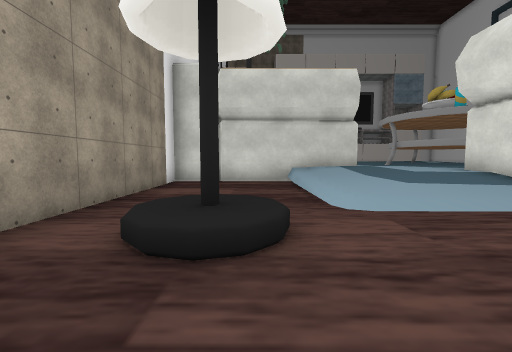
View 1 (above)

21 first-person views from a walk through a Unity game level. The camera is 1.4 m above the floor, tilts 4° down and sees 90° across. The floor is counted in squares, 2 m on a side. Each view is taken from the middle of a square. On the plan, view 1 faces up. The plan holds only what a view shows up to about 9 squares ahead; the rest is blank. The place goes on beyond the plan. The player character is not drawn. Some surface patterns are stand-ins.

View 2
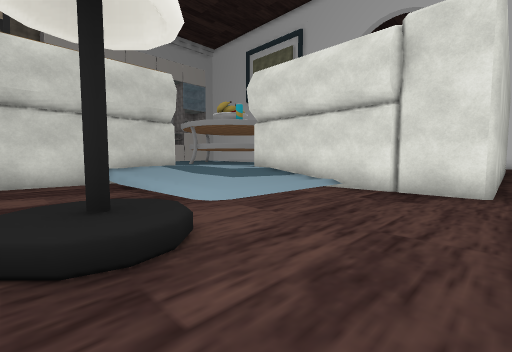

View 3
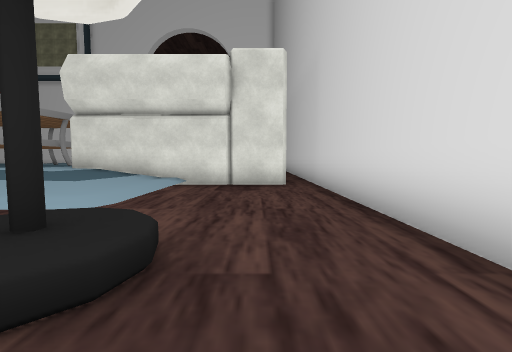

View 4
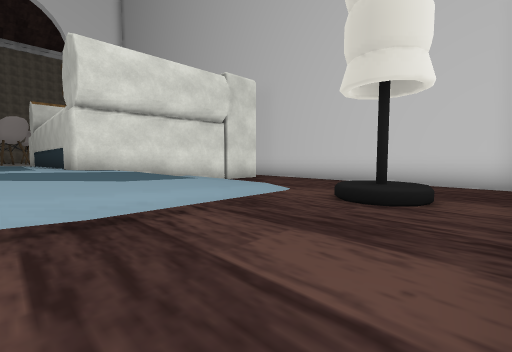

View 5
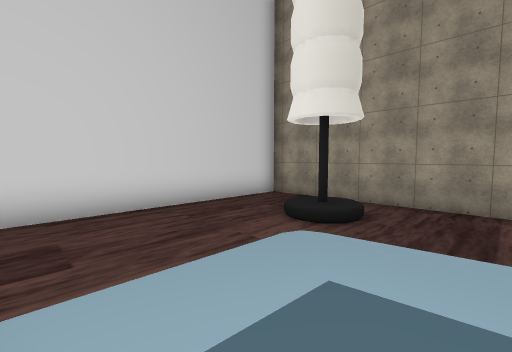

View 6
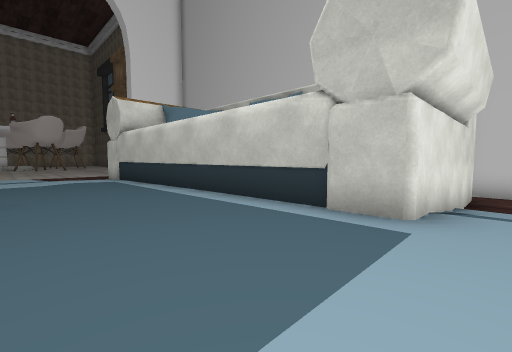

View 7
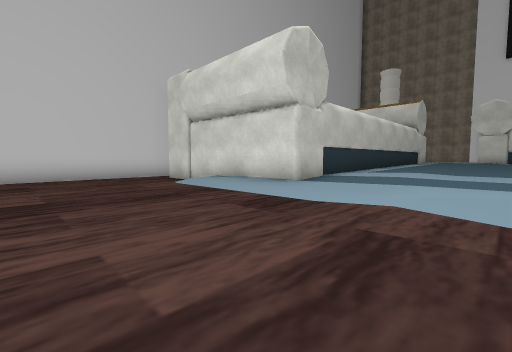

View 8
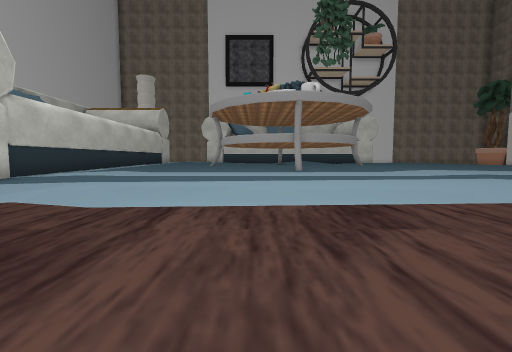

View 9
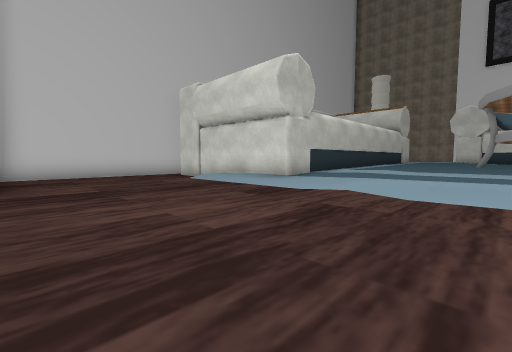

View 10
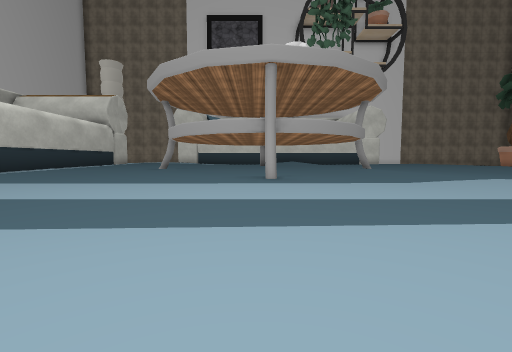

View 11
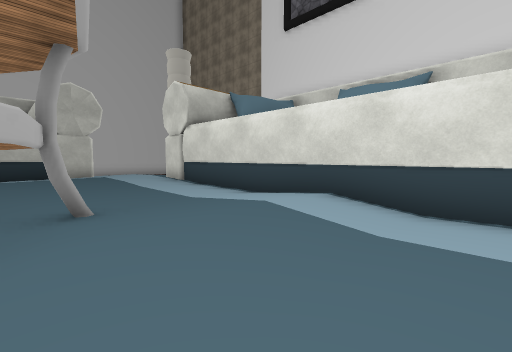

View 12
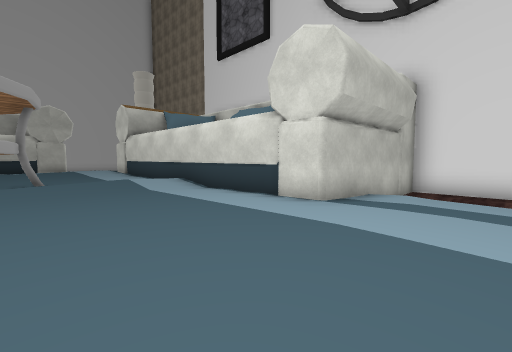

View 13
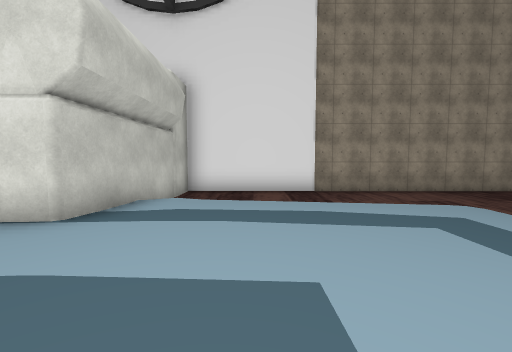

View 14
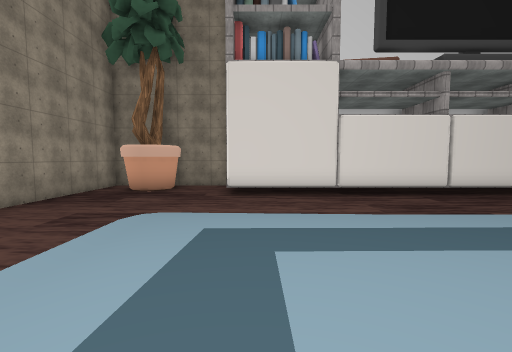

View 15
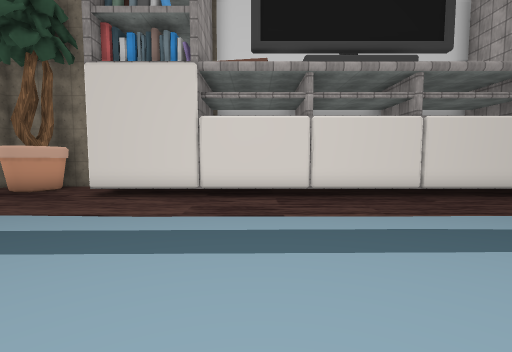

View 16
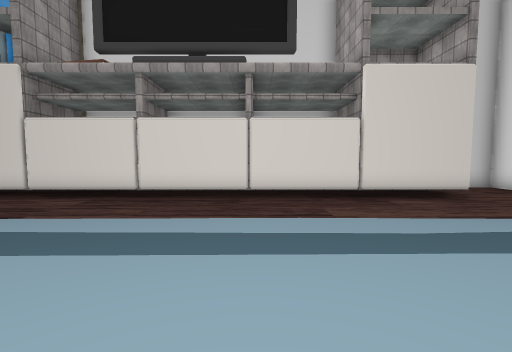

View 17
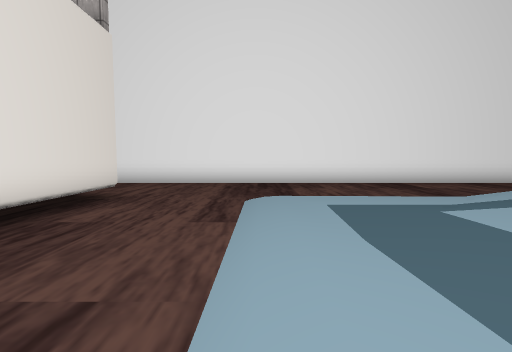

View 18
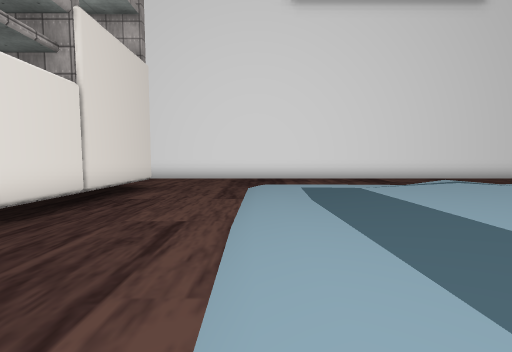

View 19
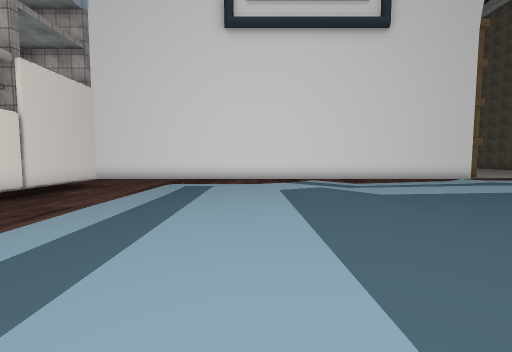

View 20
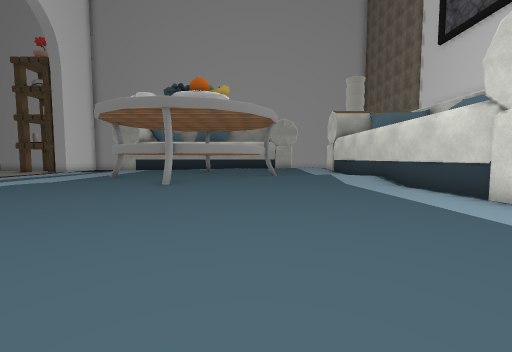

View 21
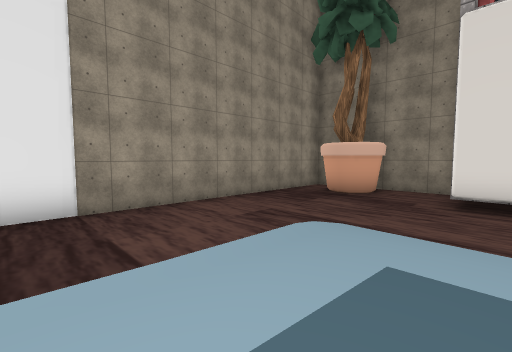

### Floor plan
Key: @ floor where view 1 was taken; # wall or solid block; . main floor; : floor 0.5 m higher than the main floor; + floor 0.75 m higher than the main floor; * floor 1 m higher than the main floor; / step, stairs or slope.
Columns run from 3 left of view 1 to 21 right of it. Each row starts with its distance up from view 1.
 31    ###
 30 #.##..                ..
 29 #.....################...
 28 #........................
 27 #........................
 26 #........................
 25 #.../////////////////....
 24 #.../::://////::::///....
 23 #.../:::++++++++++///....
 22 #.../:++++++++++++///....
 21 #.. /++++++++++***+//....
 20 #.. /++++++++++///++/....
 19 #.. /++++++++++++::: ....
 18 #######+++++++++++::/ ...
 17       #++++++++++++:/  ..
 16       #++++++++++++:
 15       #/++++#+++++++/
 14       #/***####+++++/
 13       #**+##   +++++/.
 12       #++/#   ##++++/..
 11       #+++   ##+++++/...
 10       #++++ ##++++++/....
  9       #++++++++++++:/....
  8 #######**++++++++++//....
  7 #...//***++++++++++//....
  6 #...///**++++++++:::/....
  5 #...////###########:/....
  4 #...////#         #:/....
  3 #.//////#         #//....
  2 #./#....#         #......
  1 #.......#######   #......
  0 #..@...........    ......
 -1 ###########         #####

Positions as (right, up) in squares from view 1, and headings:
1: (0, 0), facing up
2: (-1, 0), facing up-right
3: (-2, 1), facing right
4: (-2, 7), facing down-right
5: (4, 5), facing down-left
6: (4, 9), facing down-right
7: (20, 9), facing down-left
8: (20, 11), facing left
9: (21, 10), facing down-left
10: (17, 12), facing left
11: (7, 16), facing down-left
12: (7, 21), facing down-left
13: (6, 21), facing left
14: (3, 21), facing up
15: (7, 21), facing up
16: (12, 21), facing up
17: (12, 25), facing right
18: (10, 25), facing right
19: (8, 22), facing right
20: (7, 22), facing down
21: (3, 22), facing up-left
